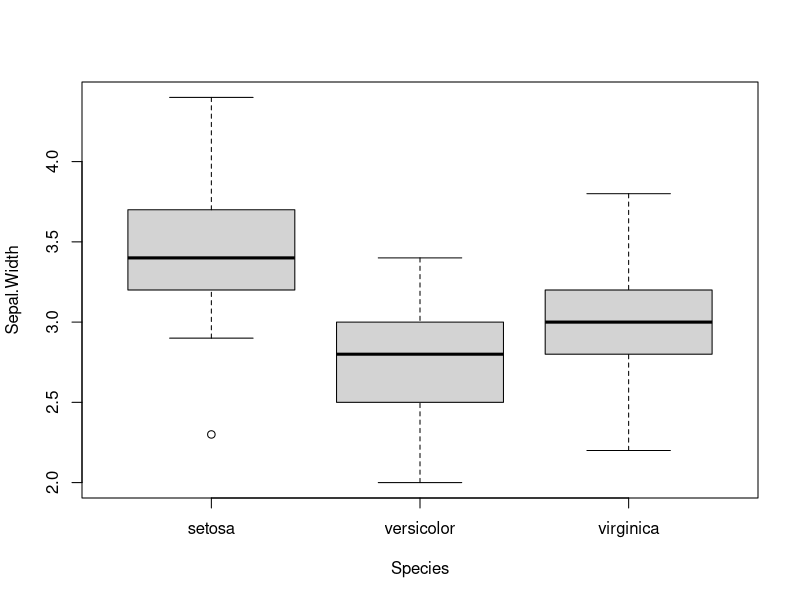
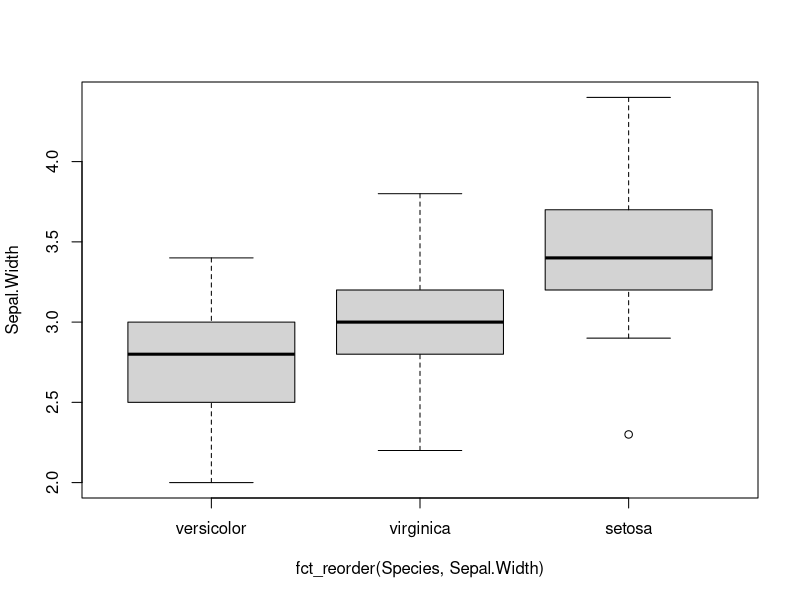

The R script that drew these images, in order: (Note: this script raises an error after producing the figures.)
## ---- chunk 1
knitr::opts_chunk$set(echo = TRUE,
                      collapse = TRUE,
                      comment = "#>")
## ---- chunk 2
library(tidyverse)
library(forcats)
## ---- chunk 3
ls("package:forcats")
## ---- chunk 4
gss_cat
names(gss_cat)
## ---- chunk 5
f <- factor(c("b", "b", "a", "c", "c", "c"))
f
fct_inorder(f)
## ---- chunk 6
f <- factor(c("b", "b", "a", "c", "c", "c"))
f
fct_infreq(f)
## ---- chunk 7
f <- factor(c("a", "b", "c"))
fct_relevel(f)
fct_relevel(f, "c")
fct_relevel(f, "b", "a")
## ---- chunk 8
fct_relevel(f, "d")
fct_relevel(f, "b", "d")
fct_relevel(f, "d", "b")
## ---- chunk 9
boxplot(Sepal.Width ~ Species, data = iris)
## ---- chunk 10
boxplot(Sepal.Width ~ fct_reorder(Species, Sepal.Width), data = iris)
## ---- chunk 11
boxplot(Sepal.Width ~ fct_reorder(Species, Sepal.Width, fun = sample, size = 1), data = iris)
## ---- chunk 12
boxplot(Sepal.Width ~ fct_reorder(Species, Sepal.Width, .desc = TRUE), data = iris)
## ---- chunk 13
library(ggplot2)
ggplot(iris, aes(Species, Sepal.Width)) +
  geom_boxplot()
## ---- chunk 14
ggplot(iris, aes(fct_reorder(Species, Sepal.Width), Sepal.Width)) +
  geom_boxplot() +
  labs(x = "Species")
## ---- chunk 15
chks <- subset(ChickWeight, as.integer(Chick) < 10)
chks <- transform(chks, Chick = fct_shuffle(Chick))

ggplot(chks, aes(Time, weight, colour = Chick)) +
  geom_point() +
  geom_line()
## ---- chunk 16
ggplot(chks, aes(Time, weight, colour = fct_reorder2(Chick, Time, weight))) +
  geom_point() +
  geom_line() +
  labs(colour = "Chick")
## ---- chunk 17
f <- factor(c("a", "b", "c"))
fct_rev(f)
## ---- chunk 18
x <- factor(
  c("Mon", "Tue", "Wed"),
  levels = c("Sun", "Mon", "Tue", "Wed", "Thu", "Fri", "Sat"),
  ordered = TRUE
)
x
## ---- chunk 19
fct_shift(x)
## ---- chunk 20
fct_shift(x, n = 2)
## ---- chunk 21
fct_shift(x, n = -2)
## ---- chunk 22
f <- factor(c("a", "b", "c"))
fct_shuffle(f)
fct_shuffle(f)
## ---- chunk 23
gss_cat$relig %>% fct_count()
## ---- chunk 24
gss_cat$relig %>% fct_anon() %>% fct_count()
## ---- chunk 25
gss_cat$relig %>% fct_anon("kosaki") %>% fct_count()
## ---- chunk 26
fct_count(gss_cat$partyid)
## ---- chunk 27
partyid2 <- fct_collapse(gss_cat$partyid,
  missing = c("No answer", "Don't know"),
  other = "Other party",
  rep = c("Strong republican", "Not str republican"),
  ind = c("Ind,near rep", "Independent", "Ind,near dem"),
  dem = c("Not str democrat", "Strong democrat")
)
fct_count(partyid2)
## ---- chunk 28
head(partyid2)
## ---- chunk 29

x <- factor(letters[rpois(100, 5)])
x
table(x)
## ---- chunk 30
fct_lump(x)
table(fct_lump(x))
## ---- chunk 31
fct_lump(x, n = 3)
table(fct_lump(x, n = 3))
## ---- chunk 32
fct_lump(x, n = -3)
table(fct_lump(x, n = -3))
## ---- chunk 33
# 参考までに発生確率を算出
kosaki <- table(x)
kosaki/sum(kosaki)
## ---- chunk 34
# propを使ってまとめる
fct_lump(x, prop = 0.1)
table(fct_lump(x, prop = 0.1))
## ---- chunk 35
fct_lump(x, prop = -0.1)
table(fct_lump(x, prop = -0.1))
## ---- chunk 36
x <- factor(c("apple", "bear", "banana", "dear"))
fct_recode(x, fruit = "apple", fruit = "banana")
## ---- chunk 37
fct_recode(x, fruit = "apple", fruit = "bananana")
## ---- chunk 38
fct_recode(x, NULL = "apple", fruit = "banana")
## ---- chunk 39
f <- factor(sample(letters[1:3], 20, replace = TRUE))
f
fct_expand(f, "d", "e", "f")
fct_expand(f, letters[1:6])
## ---- chunk 40
f1 <- factor(c("a", "a", NA, NA, "a", "b", NA, "c", "a", "c", "b"))
f1
table(f1)
## ---- chunk 41
f2 <- fct_explicit_na(f1)
f2
table(f2)
## ---- chunk 42
fs <- list(factor("a"), factor("b"), factor(c("a", "b")))
fct_c(fs)
## ---- chunk 43
f <- factor(sample(letters)[rpois(1000, 10)])
table(f)
fct_count(f)
fct_count(f, sort = TRUE)
## ---- chunk 44
f <- factor(c("a", "b"), levels = c("a", "b", "c"))
f
fct_drop(f)
## ---- chunk 45
fs <- list(factor("a"), factor("b"), factor(c("a", "b")))
fct_unify(fs)
## ---- chunk 46
f <- factor(letters[rpois(100, 10)])

unique(f)
fct_unique(f)
## ---- chunk 47
fs <- list(factor("a"), factor("b"), factor(c("a", "b")))
lvls_union(fs)
## ---- chunk 48
sessionInfo()
